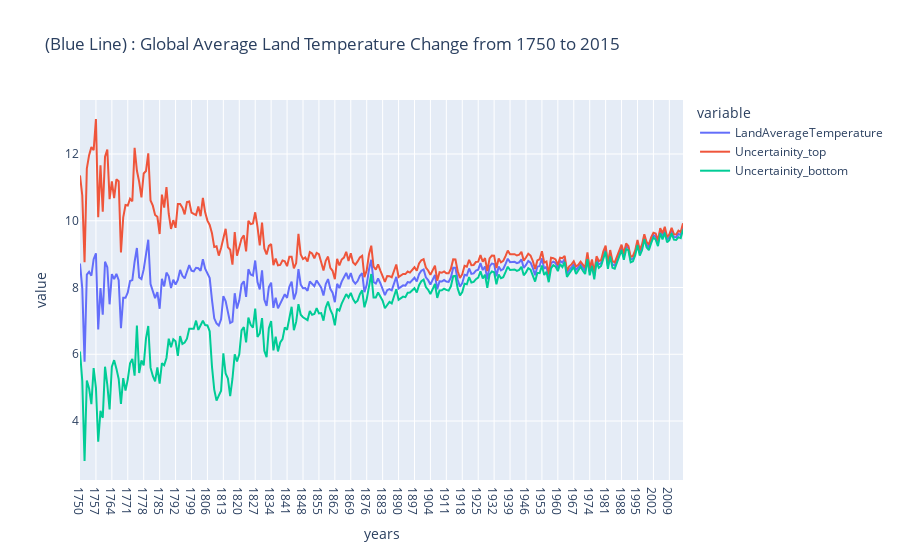

This figure's notebook cell:
### Markdown cell above
### Use Plotly to plot the Time Series Data

### Code cell
fig=px.line(data,x='years',y=['LandAverageTemperature','Uncertainity_top', 'Uncertainity_bottom'],title='(Blue Line) : Global Average Land Temperature Change from 1750 to 2015')
fig.show()

### Figure 1 — Plotly figure (JSON) as saved in the notebook; plotly's stock layout.template omitted (floating-point values rounded to 4 significant figures; data arrays with more than 128 entries replaced by an {"elided": "..."} marker saying what was removed)
{"data": [{"hovertemplate": "variable=LandAverageTemperature<br>years=%{x}<br>value=%{y}<extra></extra>", "legendgroup": "LandAverageTemperature", "line": {"color": "#636efa", "dash": "solid"}, "mode": "lines", "name": "LandAverageTemperature", "orientation": "v", "showlegend": true, "type": "scatter", "x": {"elided": "266 str values"}, "xaxis": "x", "y": {"elided": "266 float values"}, "yaxis": "y"}, {"hovertemplate": "variable=Uncertainity_top<br>years=%{x}<br>value=%{y}<extra></extra>", "legendgroup": "Uncertainity_top", "line": {"color": "#EF553B", "dash": "solid"}, "mode": "lines", "name": "Uncertainity_top", "orientation": "v", "showlegend": true, "type": "scatter", "x": {"elided": "266 str values"}, "xaxis": "x", "y": {"elided": "266 float values"}, "yaxis": "y"}, {"hovertemplate": "variable=Uncertainity_bottom<br>years=%{x}<br>value=%{y}<extra></extra>", "legendgroup": "Uncertainity_bottom", "line": {"color": "#00cc96", "dash": "solid"}, "mode": "lines", "name": "Uncertainity_bottom", "orientation": "v", "showlegend": true, "type": "scatter", "x": {"elided": "266 str values"}, "xaxis": "x", "y": {"elided": "266 float values"}, "yaxis": "y"}], "layout": {"legend": {"title": {"text": "variable"}, "tracegroupgap": 0}, "title": {"text": "(Blue Line) : Global Average Land Temperature Change from 1750 to 2015"}, "xaxis": {"anchor": "y", "domain": [0, 1], "title": {"text": "years"}}, "yaxis": {"anchor": "x", "domain": [0, 1], "title": {"text": "value"}}}}
